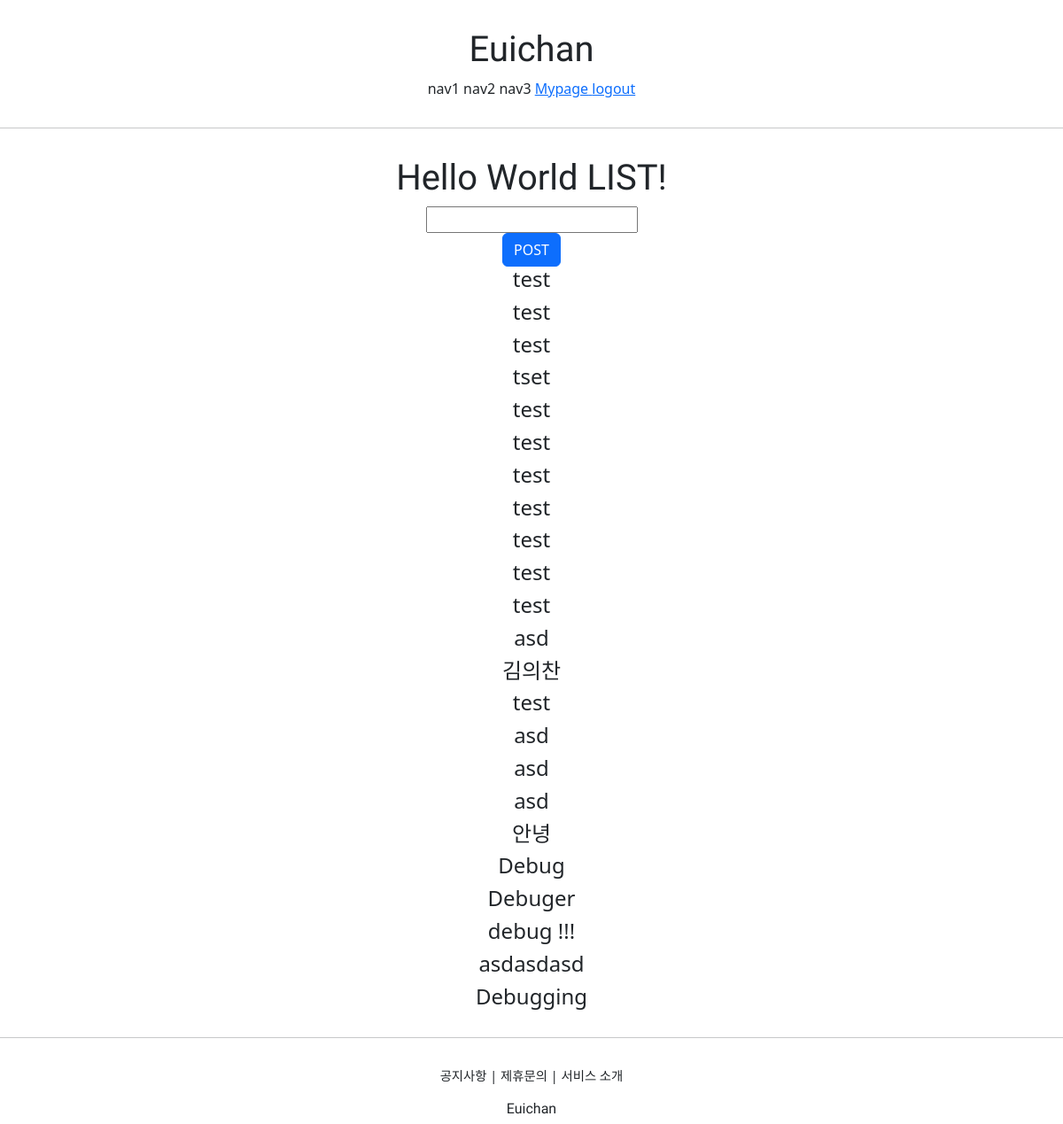
The page /accounts/hello_world/ (signed in) on the database as committed earlier.
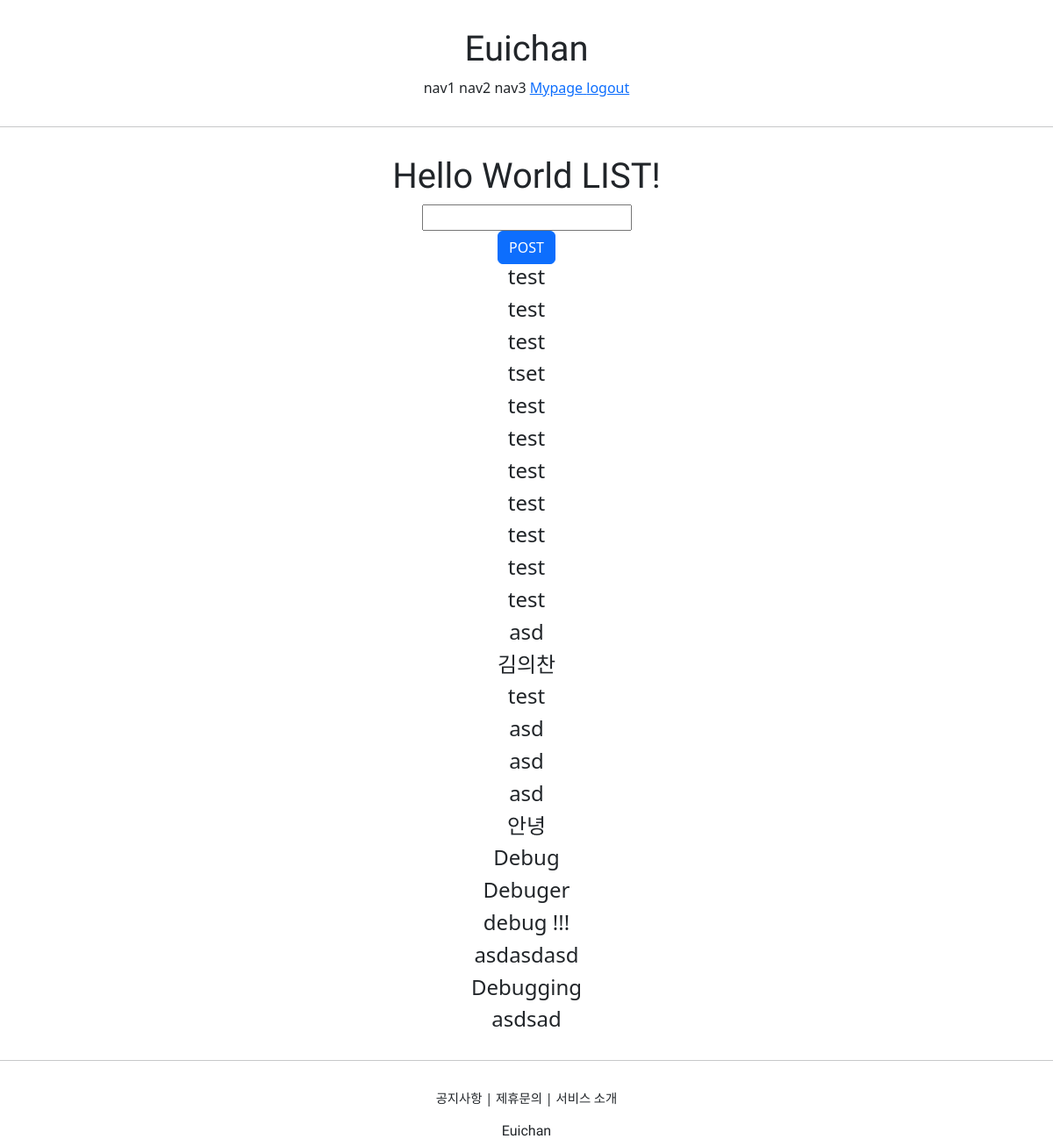
The same page on the database as committed later.
### accountapp/models.py (models this page shows)
class HelloWorld(models.Model):
    text = models.CharField(max_length=255, null=False)

### accountapp/views.py (the view)
# urls.py: path('hello_world/',hello_world, name='hello_world'),
@login_required
def hello_world(request):
    if request.user.is_authenticated:
        if request.method == "POST":
            temp = request.POST.get('hello_world_input')
            new_hello_world = HelloWorld()
            new_hello_world.text = temp
            new_hello_world.save()
            return HttpResponseRedirect(reverse('accountapp:hello_world')) #get 요청 , else 수행
        else:
            hello_world_list = HelloWorld.objects.all() #장고의 ORM
            return render(request, 'accountapp/hello_world.html', context={'hello_world_list': hello_world_list})

### accountapp/templates/accountapp/hello_world.html (shortened to what this page needs)
{% extends 'base.html' %}
{% block content %}
    <div style=" border-radius: 1rem; margin: 2rem; text-align:center;">
      <h1 style="font-family: 'lobster', cursive;">
          Hello World LIST!
      </h1>
      <form action="/accounts/hello_world/" method="post">
          <div>
              <input type="text" name="hello_world_input">
          </div>
          <div>
              <input type="submit" class="btn btn-primary" value="POST">
          </div>
      </form>
      {% if hello_world_list %}
        {% for hello_world in hello_world_list %}
      <h4>
            {{ hello_world.text }}
      </h4>
        {% endfor %}
      {% endif %}
    </div>
{% endblock %}

### templates/base.html
<!DOCTYPE html>
<html lang="ko">
{% include 'head.html' %}
<body style="font-family = 'NanumSquareR' ">
    {% include 'header.html' %}
    <hr>
    {% block content %}
    {% endblock %}
    <hr>
    {% include 'footer.html' %}
</body>
</html>

### templates/head.html (shortened to what this page needs)
{% load static %}
<head>
    <link href="https://cdn.jsdelivr.net/npm/bootstrap@5.2.3/dist/css/bootstrap.min.css" rel="stylesheet"
>
    <link rel="stylesheet" type="text/css" href="{% static 'base.css' %}">
</head>

### templates/header.html
<div class="euichan_header">
    <div>
        <h1 class="euichan_logo">Euichan</h1>
    </div>
    <div>
        <span>nav1</span>
        <span>nav2</span>
        <span>nav3</span>
        {% if not user.is_authenticated %}
        <a href="{% url 'accountapp:login' %}?next={{ request.path }}">
            <span>login</span>
        </a>
        <a href="{% url 'accountapp:create' %}">
            <span>SignUp</span>
        </a>
        {% else %}
        <a href ="{% url 'accountapp:detail' pk=user.pk %}">
            <span>Mypage</span>
        </a>
        <a href ="{% url 'accountapp:logout' %}?next={{ request.path }}">
            <span>logout</span>
        </a>
        {% endif %}
    </div>
</div>

### templates/footer.html
<div class="euichan_footer">
 <div class="euichan_footer_button">
   <span>공지사항</span> |
   <span>제휴문의</span> |
   <span>서비스 소개</span>
 </div>
 <div style="margin-top: 1rem;">
   <h6 class="euichan_logo">
    Euichan
   </h6>
 </div>
</div>

### static/base.css (style rules this page uses)
.euichan_logo { font-family: 'Lobster', cursive; }
.euichan_footer_button { font-size: .9rem; }
.euichan_footer { text-align: center; margin-top: 2rem; }
.euichan_header { text-align: center; margin: 2rem 0; }

Rows that differ between the two databases and show on the page:
added HelloWorld: text "asdsad"
